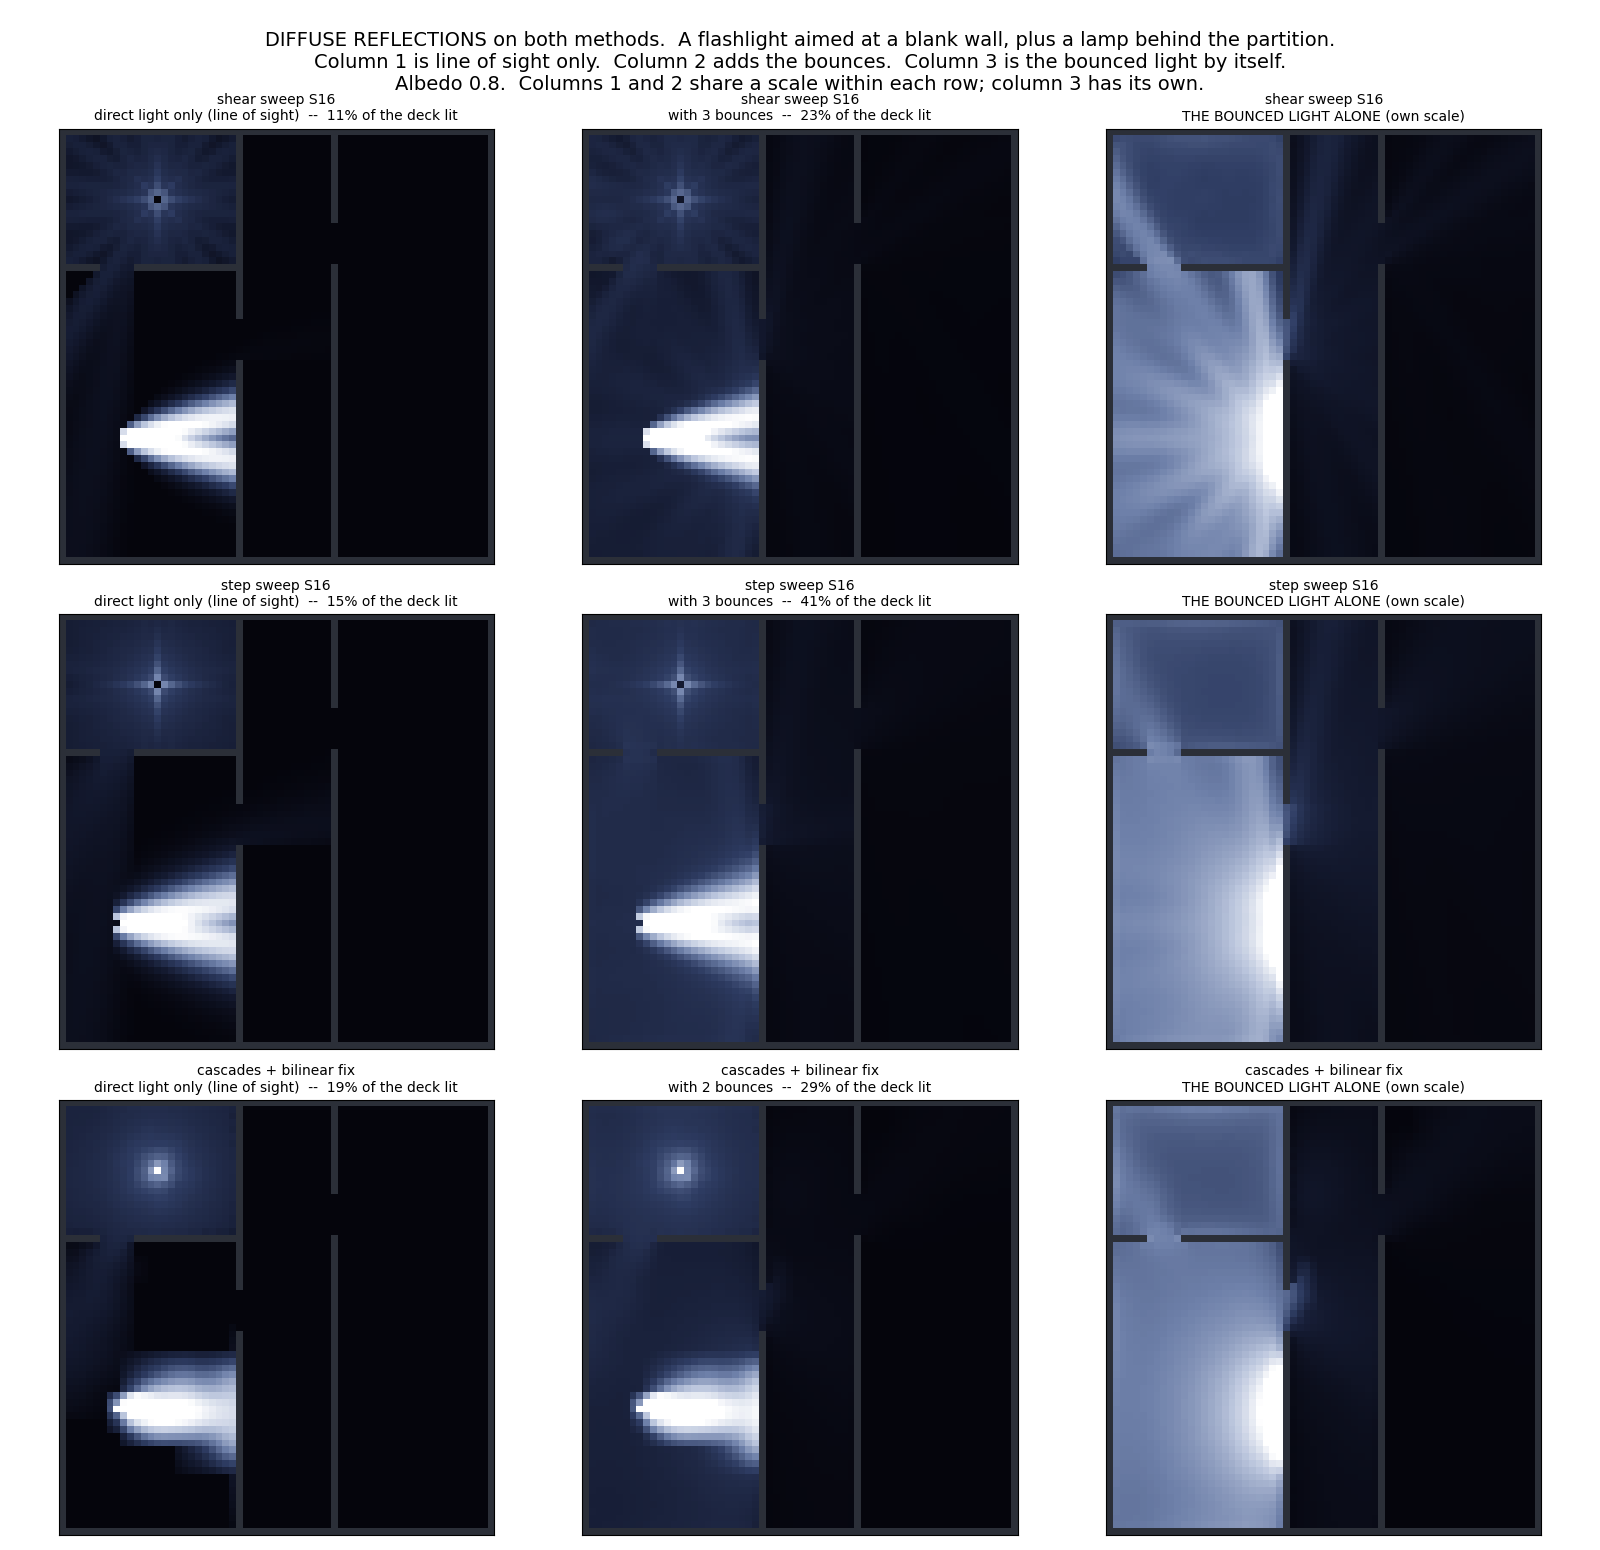

This chart was generated by the following Python code:
"""Diffuse reflections on both methods, and what they cost (2026-09-13).

Erik: "please i'd like to see the reflections on both methods, and i'd like to know how
expensive they each are computationally."  And: "it seems to me that sharp edges from
flashlights etc are easier with the step and shear."

THE SCENE is built so that bounce is the ONLY thing that can light most of it: a
flashlight in room A pointed at a blank wall.  Without reflections everything outside
the beam is black; with them the room fills.  A second lamp sits behind the partition
so there is also an around-the-corner case.

HOW A BOUNCE WORKS, in both solvers.  A diffuse reflection is an isotropic re-emission
of what a surface received, scaled by its albedo.  That makes it a SCATTERING term, and
a scattering term couples the directions to each other -- which is exactly what design
section 2.2 relies on NOT having when it says one sweep is exact.  So reflections are
computed by source iteration:

    solve with the direct emitters          -> bounce 0
    surfaces re-emit albedo x what they got -> solve again -> bounce 1
    repeat

Each pass is one full solve and one more bounce, and the series converges like the
albedo, so albedo 0.5 is within a few per cent after three.  THE COST OF REFLECTIONS IS
THEREFORE (number of bounces + 1) TIMES THE COST OF THE SOLVER -- for either method.
That is the headline, and it is the same headline for both.

THE BOUNCE SOURCE is deliberately built identically for both solvers so the comparison
is apples to apples:

    bounce[cell] = albedo * fluence[cell] * (solid 4-neighbours / 4)

i.e. light passing next to a wall is partly scattered back into the room.  This is a
lumped surface-scattering model on a tile grid, not a radiosity solve, and it is a
DEMO approximation.  A real sweep implementation can do better and cheaper: the wall
cell already absorbs a known integer, so re-emitting albedo x that integer is native,
exactly conservative, and needs no neighbour gather.

Run (~6 minutes):
    C:/Users/steen/anaconda3/python.exe docs/ray_engine_v2_scheme_study_2026-09-13/reflections_study.py
"""
from __future__ import annotations
import math
import sys
import time
from pathlib import Path

import numpy as np

HERE = Path(__file__).resolve().parent
sys.path.insert(0, str(HERE))
from room_render import H, W, tonemap                  # noqa: E402
import cascade_fix_study as CF                         # noqa: E402

N_ORD = 16
ALBEDO = 0.8        # a pale bulkhead; high on purpose so the effect is legible
GAMMA = 0.35
PALETTE = ["#05050c", "#141a30", "#2f3d63", "#6d7fa8", "#b9c4dc", "#ffffff"]
WALL_COLOUR = "#2b2f38"

# (row, col, beam direction deg, half-angle deg, power).  half=180 is a bare lamp.
LIGHTS = [(45, 8, 0.0, 14.0, 1.0),        # flashlight, pointed at the blank wall
          (10, 14, 180.0, 180.0, 0.25)]   # a small lamp behind the partition


def scene():
    opaque = np.zeros((H, W), dtype=bool)
    opaque[0, :] = opaque[-1, :] = True
    opaque[:, 0] = opaque[:, -1] = True
    opaque[:, 26] = True
    opaque[28:34, 26] = False
    opaque[:, 40] = True
    opaque[14:20, 40] = False
    opaque[20, 1:26] = True
    opaque[20, 6:11] = False
    kappa = np.where(opaque, 50.0, 0.0)
    return kappa, opaque


def wall_fraction(opaque):
    """How much of each open cell's boundary is wall -- the lumped bounce weight."""
    n = np.zeros((H, W))
    for dy, dx in ((1, 0), (-1, 0), (0, 1), (0, -1)):
        n += np.roll(np.roll(opaque.astype(float), dy, 0), dx, 1)
    return np.where(opaque, 0.0, n / 4.0)


# --------------------------------------------------------------------- sweep
def sweep_light(kappa, iso_src, lights, theta=1.0, n=N_ORD):
    """One directional sweep.  theta=0 is STEP, theta=1 is SHEAR.

    `iso_src` is isotropic emitted power per cell (the bounce source lives here);
    `lights` are cone emitters, which a directional solve handles natively by
    emitting only into the ordinates inside the beam.
    """
    a = 1.0 - np.exp(-kappa)                   # per-tile absorptivity
    ang = (np.arange(n) + 0.5) * (2 * math.pi / n)
    mus, etas, wt = np.cos(ang), np.sin(ang), 1.0 / n
    fluence = np.zeros((H, W))
    absorbed = np.zeros((H, W))
    for m in range(n):
        mu, eta = mus[m], etas[m]
        # per-ordinate emission: the isotropic part plus any cone that covers it
        src = iso_src * wt
        deg = math.degrees(ang[m])
        for (ly, lx, ldeg, half, amp) in lights:
            d = (deg - ldeg + 180.0) % 360.0 - 180.0
            if abs(d) <= half:
                src[ly, lx] += amp * wt * (180.0 / half)   # power kept constant
        am, ae = abs(mu), abs(eta)
        sx, sy = (1 if mu > 0 else -1), (1 if eta > 0 else -1)
        x_major = am >= ae
        f = (ae / am) if x_major else (am / ae)
        fx_w = am / (am + ae)
        inflow = np.zeros((H, W))
        xs = range(W) if mu > 0 else range(W - 1, -1, -1)
        ys = range(H) if eta > 0 else range(H - 1, -1, -1)
        order = (((y, x) for x in xs for y in ys) if x_major
                 else ((y, x) for y in ys for x in xs))
        for y, x in order:
            stream = inflow[y, x]
            ai = a[y, x]
            ab = stream * ai
            i_out = stream - ab + src[y, x]
            fluence[y, x] += stream
            absorbed[y, x] += ab
            nx, ny = x + sx, y + sy
            i_step = i_out * (1.0 - theta)
            i_sh = i_out - i_step
            sfx = i_step * fx_w
            for (ty, tx, amt) in ((y, nx, sfx), (ny, x, i_step - sfx)):
                if 0 <= tx < W and 0 <= ty < H:
                    inflow[ty, tx] += amt
            ha = i_sh * (1.0 - f)
            pair = ((y, nx, ha), (ny, nx, i_sh - ha)) if x_major else \
                   ((ny, x, ha), (ny, nx, i_sh - ha))
            for (ty, tx, amt) in pair:
                if 0 <= tx < W and 0 <= ty < H:
                    inflow[ty, tx] += amt
    return fluence, absorbed


# ------------------------------------------------------------------ cascades
def cascade_light(kappa, iso_src, lights, bounce_only=False):
    """Radiance cascades with the bilinear fix, with cone emitters."""
    em = iso_src / (2.0 * math.pi)
    CF.LIGHTS = lights
    old_trace = CF.trace_seg

    def trace_seg(p0, p1, em_, kappa_):
        """Same march, but a cone emitter contributes only if the segment's direction
        lies inside its beam (light travels from the cell toward the probe)."""
        x0, y0 = p0
        x1, y1 = p1
        dx, dy = x1 - x0, y1 - y0
        length = math.hypot(dx, dy)
        if length < 1e-9:
            return 0.0, 1.0
        nstep = max(1, int(length / CF.MARCH))
        ds = length / nstep
        ux, uy = dx / length, dy / length
        back = math.degrees(math.atan2(-uy, -ux))
        rad, trans = 0.0, 1.0
        for k in range(nstep):
            t = (k + 0.5) * ds
            ix, iy = int(x0 + ux * t), int(y0 + uy * t)
            if not (0 <= ix < W and 0 <= iy < H):
                break
            e = em_[iy, ix]
            for (ly, lx, ldeg, half, amp) in lights:
                if iy == ly and ix == lx:
                    d = (back - ldeg + 180.0) % 360.0 - 180.0
                    if abs(d) <= half:
                        e += amp / (2.0 * math.pi) * (180.0 / half)
            rad += e * trans * ds
            trans *= math.exp(-kappa_[iy, ix] * ds)
            if trans < 1e-5:
                break
        return rad, trans

    CF.trace_seg = trace_seg
    try:
        return CF.cascades(em, kappa, bilinear_fix=True)
    finally:
        CF.trace_seg = old_trace


# ---------------------------------------------------------------------- main
def bounce_series(solver, kappa, opaque, wf, nbounce):
    """Returns (list of cumulative fields, list of per-pass seconds)."""
    fields, secs = [], []
    total = np.zeros((H, W))
    src = np.zeros((H, W))
    lights = LIGHTS
    for b in range(nbounce + 1):
        t0 = time.perf_counter()
        f = solver(kappa, src, lights)
        secs.append(time.perf_counter() - t0)
        total = total + f
        fields.append(total.copy())
        src = ALBEDO * f * wf          # what the surfaces send back
        lights = []                    # the lamps only shine once
    return fields, secs


def main():
    import matplotlib
    matplotlib.use("Agg")
    import matplotlib.pyplot as plt
    from matplotlib.colors import LinearSegmentedColormap

    kappa, opaque = scene()
    wf = wall_fraction(opaque)
    NB = 3

    print("shear sweep S16 ...")
    shear_f, shear_t = bounce_series(
        lambda k, s, l: sweep_light(k, s, l, theta=1.0)[0], kappa, opaque, wf, NB)
    print("step sweep S16 ...")
    step_f, step_t = bounce_series(
        lambda k, s, l: sweep_light(k, s, l, theta=0.0)[0], kappa, opaque, wf, NB)
    print("cascades + bilinear fix ...")
    casc_f, casc_t = bounce_series(
        lambda k, s, l: cascade_light(k, s, l), kappa, opaque, wf, 2)

    rows = [("shear sweep S16", shear_f, shear_t),
            ("step sweep S16", step_f, step_t),
            ("cascades + bilinear fix", casc_f, casc_t)]

    cmap = LinearSegmentedColormap.from_list("cool", PALETTE)
    cmap.set_bad(WALL_COLOUR)
    fig, axes = plt.subplots(3, 3, figsize=(16, 15.5))
    for r, (name, fields, secs) in enumerate(rows):
        direct = fields[0]
        full = fields[-1]
        bounce = full - direct
        hi = np.percentile(full[~opaque], 99.0)
        hib = max(np.percentile(bounce[~opaque], 99.0), 1e-12)
        nb = len(fields) - 1
        panels = [("direct light only (line of sight)", direct, hi),
                  (f"with {nb} bounce{'s' if nb > 1 else ''}", full, hi),
                  ("THE BOUNCED LIGHT ALONE (own scale)", bounce, hib)]
        for c, (sub, f, scale) in enumerate(panels):
            ax = axes[r, c]
            ax.imshow(tonemap(f, opaque, gamma=GAMMA, hi=scale), cmap=cmap,
                      vmin=0, vmax=1, interpolation="nearest")
            lit = (f[~opaque] > 0.02 * hi).mean()
            extra = "" if c == 2 else f"  --  {100*lit:.0f}% of the deck lit"
            ax.set_title(f"{name}\n{sub}{extra}", fontsize=10)
            ax.set_xticks([])
            ax.set_yticks([])
    fig.suptitle(
        "DIFFUSE REFLECTIONS on both methods.  A flashlight aimed at a blank wall, plus "
        "a lamp behind the partition.\n"
        "Column 1 is line of sight only.  Column 2 adds the bounces.  Column 3 is the "
        f"bounced light by itself.\nAlbedo {ALBEDO}.  Columns 1 and 2 share a scale "
        "within each row; column 3 has its own.", fontsize=14)
    fig.tight_layout()
    fig.savefig(HERE / "reflections_study.png", dpi=100)
    print("wrote", HERE / "reflections_study.png")

    print(f"\n{'solver':<26}{'per solve (s)':>15}{'passes for 3 bounces':>23}"
          f"{'total':>10}")
    for name, fields, secs in rows:
        per = sum(secs) / len(secs)
        print(f"{name:<26}{per:15.2f}{len(secs):>17} passes{per*4:10.1f}")
    print("\n  (Python prototype timings -- the RATIO between rows is the meaningful")
    print("   part, not the absolute seconds.)")
    print(f"\n  cascades cost {sum(casc_t)/len(casc_t) / (sum(shear_t)/len(shear_t)):.0f}x "
          f"a shear sweep per pass in this prototype.")


if __name__ == "__main__":
    main()
